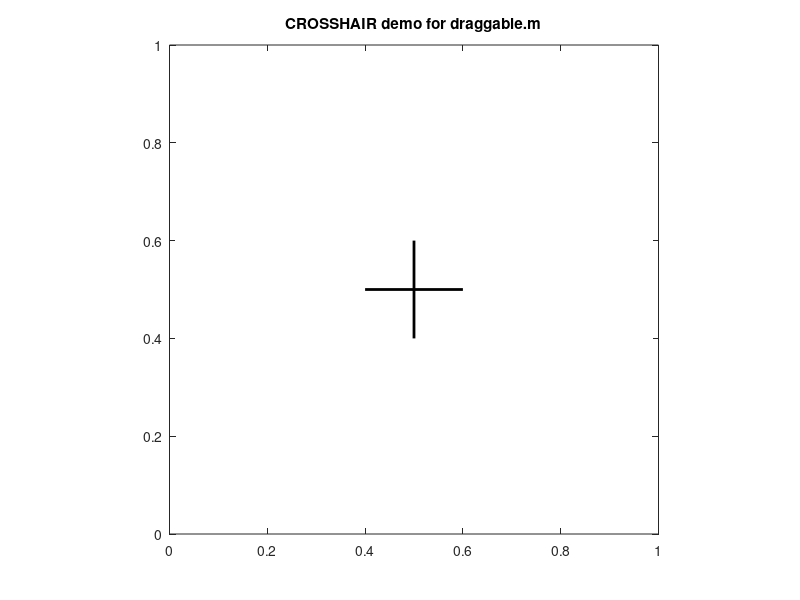

Source code (MATLAB): (Note: this script raises an error after producing the figure.)
function dragdemo(demotitle)

% DRAGDEMO
%   This function is a demo for the draggable.m function and should be
%   distributed along with it. It basically presents some of draggable.m's
%   features: users of draggable.m are invited to read dragdemo's source.
%
%   >> dragdemo(demotitle);
%
%   runs the demo which title is contained in the string demotitle.
%   Available demos are:
%
%   'crosshair'     A draggable crosshair is drawn; its movements are
%                   limited so that its center never leaves the axes. This
%                   is the default demo.
%
%   'dragtest'      Some graphical objects (such as rectangles, lines,
%                   patches and plots) are drawn, following various
%                   constraints. For more details, please read the comments
%                   in the source code.
%
%   'snapgrid'      An example on how to use draggable's "motionfcn"
%                   argument so that a draggable object snaps to a grid.
%
%   'polymove'      A polygon with draggable vertices is drawn;
%                   draggable's "motionfcn" argument is used to redraw the
%                   polygon each time a vertex is moved.
%
%   'sliders'       A set of vertical sliders are created; a single call
%                   to draggable is used for all sliders since they share
%                   the same parameters. A "motionfcn" argument is used to
%                   update the displayed slider values.
%
%   'group'         Four circles are drawn; draggable's "motionfcn" 
%                   argument is used to make them all move as a group 
%                   instead of individually.

% (C) Copyright 2004-2020
% François Bouffard
% fbouffard@gmail.com

if nargin == 0
    demotitle = 'crosshair';
end

switch lower(demotitle)
    
    case 'crosshair'
        
        % CROSSHAIR demo
        %   We first build the cross, using plot() with a NaN y-element so
        %   that it is non-continuous. The cross spans 0.2 units:
        
        figure;
        p = plot([0.5 0.5 0.4 0.4 0.6],[0.4 0.6 NaN 0.5 0.5]);
        
        %   Some cosmetic adjustments, and adjusting the axes limits:
        
        set(p,'Color','k','LineWidth',2);
        axis equal;
        set(gca,'DataAspectRatio',[1 1 1],'Xlim',[0 1],'YLim',[0 1]);
        title('CROSSHAIR demo for draggable.m');
        
        %   Call to draggable(), using no movement constraint and limits
        %   corresponding to the axes limits, plus half the size of the
        %   cross, so that its center always stays in the axes:
        
        draggable(p,'n',[-0.1 1.1 -0.1 1.1]); 
        
    case 'dragtest'
        
        % DRAGTEST demo
        %   This demo is used in draggable's development to test some of
        %   its features. Users interested in modifying draggable.m should
        %   ensure that it works with this demo in order to verify backward
        %   compatibility.
          
        %   Figure creation; we set up an initial WindowButtonDownFcn in
        %   order to test proper figure properties recovery after the
        %   object is dragged:
        
        f = figure;
        set(f,'WindowButtonDownFcn','disp(''Window Click!'')');
        axis equal; box on;
        set(gca,'DataAspectRatio',[1 1 1],'XLim',[0.3 1],'YLim',[0 1]);
        title('DRAGTEST demo for draggable.m');
        
        %   Drawing various test case objects...
        
        hold on;
        
        %   The Green Rectangle tests default behavior:
        
        greenrect = rectangle('Position',[0.7 0.1 0.1 0.2]);
        set(greenrect,'FaceColor','g');
        draggable(greenrect);
        
        %   The Red Square will demonstrates 'off' mode and object
        %   properties recovery afterwards, so that the 'beep' function is
        %   assigned as its ButtonDownFcn.
        
        redsquare = rectangle('Position',[0.5 0.6 0.1 0.1]);
        set(redsquare,'FaceColor','r','ButtonDownFcn','beep');
        draggable(redsquare);
        draggable(redsquare,'off');
        
        %   The Blue Rectangle will demonstrate a case in which the
        %   'painters' renderer is used, and in which the object cannot be
        %   dragged past the axis limits on the right, left and bottom.
        %   However, the object can be dragged past the axis limit on top;
        %   furthermore, the object starts off-limits to the left, so that
        %   it can be dragged inside the limits, but cannot be dragged back
        %   off-limits afterwards.
        
        bluerect = rectangle('Position',[0.2 0.4 0.2 0.2]); 
        set(bluerect,'FaceColor','b');
        draggable(bluerect,'none',[0.3 1 0 inf]);
        
        %   The Magenta Line will demonstrates a line object being dragged
        %   with horizontal movement constraint with default parameters.
        
        magline = line([0.7 0.9],[0.7 0.9]);
        set(magline,'Color','m','LineWidth',2);
        draggable(magline,'h');
        
        %   The Cyan Cross will demonstrates a plot object being dragged,
        %   its center always forced to be in the axes (as in the
        %   'crosshair' demo).
        
        cyancross = plot([0.7 0.7 0.6 0.6 0.8],[0.4 0.6 NaN 0.5 0.5]); 
        set(cyancross,'Color','c','LineWidth',2);
        draggable(cyancross,'n',[0.2 1.1 -0.1 1.1]); 
        
        %   The Yellow Triangle demonstrates a patch object being dragged
        %   with vertical movement constraint and the opengl renderer.
        
        yellowtri = patch([0.4 0.6 0.6],[0.1 0.1 0.2],'y');
        draggable(yellowtri,'v',[0.1 0.7]);
        
        %   The Gray Text demonstrate diagonal constraint operating on
        %   text objects. We test a negative, gentle slope crossing the
        %   horizontal range limits and a positive, large slope crossing
        %   the vertical range limits but in which the object will be 
        %   nonetheless stopped by the leftmost limit.
        
        gray = [0.5 0.5 0.5];
        
        % first text position parameters
        x1 = 0.4; y1 = 0.9; m1 = -1/3;
        b1 = y1 - m1*x1;
       
        % second text position parameters
        x2 = 0.7; y2 = 0.35; m2 = 3;
        b2 = y2 - m2*x2;
        
        % guide lines
        plot(xlim,m1*xlim+b1,'LineStyle','--','Color',gray);
        plot(xlim,m2*xlim+b2,'LineStyle','--','Color',gray);
        
        % text objects
        graytext1 = text(x1,y1,'This is a test');
        graytext2 = text(x2,y2,'Another test');
        set([graytext1 graytext2],'Color',gray,'EdgeColor',gray, ...
                                  'BackgroundColor','w','LineStyle',':')
        draggable(graytext1,'d',m1);
        draggable(graytext2,'d',m2);
               
    case 'snapgrid'
        
        % SNAPGRID demo
        %   The 'motionfcn' argument of draggable.m is used here to set up
        %   a grid on which the object movement is constrained.
        %
        %   Furthermore, we use 'motionfcn' to display a "fleur" figure
        %   pointer while the object moves, and the figure's
        %   WindowButtonMotionFcn to display a standard "arrow" figure
        %   pointer while the mouse moves but the object is not dragged.
        
        %   First we set up the figure and axes. 
        
        f = figure;
        set(f,'WindowButtonMotionFcn','set(gcf,''Pointer'',''arrow'')');
        axis equal; box on;
        set(gca,'DataAspectRatio',[1 1 1],'XLim',[0 10],'YLim',[0 10],...
            'XTick',0:10,'YTick',0:10);
        grid on;
        title('SNAPGRID demo for draggable.m');
        
        %   Now we create a cross which will snap on a grid with 1-unit
        %   spacing. This is done by giving the handle to the move_cross
        %   function (see below) as the 'movefcn' argument of draggable.m.
        
        hold on;
        cross = plot([5 5 4.5 4.5 5.5],[4.5 5.5 NaN 5 5]); 
        set(cross,'Color','r','LineWidth',3);
        draggable(cross,'n',[-0.5 10.5 -0.5 10.5],@move_cross);

    case 'polymove'

        % POLYMOVE demo
        %   The 'motionfcn' argument of draggable.m is used here to
        %   redraw the polygon each time one of its vertex is moved.

        %   Setting up the figure and axes.

        figure;
        axis equal; box on;
        set(gca,'DataAspectRatio',[1 1 1],'Xlim',[-2 2],'YLim',[-2 2]);
        title('POLYMOVE demo for draggable.m')

        % Creating the polygon vertices

        hold on;
        v1 = plot(-1,0);
        v2 = plot(0,-1);
        v3 = plot(1,0);
        v4 = plot(0,1);
        vv = [v1 v2 v3 v4];
        % For visible vertices:
        set(vv,'Marker','o','MarkerSize',10,'MarkerFaceColor','b');
        % For invisible vertices:
        %set(vv,'Marker','o','MarkerSize',10,'MarkerFaceColor','none', ...
        %       'MarkerEdgeColor','none');

        % Saving the vertex vector as application data
        % in the current axes (along with empty element p which will
        % later hold the handle to the polygon itself)

        setappdata(gca,'vv',vv);
        setappdata(gca,'p',[]);

        % Calling draggable on each of the vertices, passing as an
        % argument the handle to the redraw_poly fucntion (see below)

        draggable(v1,@redraw_poly);
        draggable(v2,@redraw_poly);
        draggable(v3,@redraw_poly);
        draggable(v4,@redraw_poly);

        % Finally we draw the polygon itself using the redraw_poly
        % function, which can be found below

        redraw_poly;
        
    case 'sliders'
        
        % SLIDERS demo
        %   Creates five sliders that share the same draggable parameters,
        %   and which are enable using only one draggable call. Slider
        %   values are displayed and updated in real time.
        
        % Figure layout
        figure;
        axis equal; box on;
        set(gca,'DataAspectRatio',[1 1 1], ...
                'Xlim',[0 6],'Ylim',[-0.25 1.5], ...
                'XTick',1:5,'YTick',[]);
        title('SLIDERS demo for draggable.m')
        hold on;
        
        % Creating the objects
        w = 0.6; h = 0.1;
        sliders = zeros(5);
        values = zeros(5);
        for x = 1:5
            plot([x x],[0 1],':k');
            values(x) = text(x,1.2,'','HorizontalAlignment','center');
            sliders(x) = rectangle('Position',[x-w/2,0.5-h/2,w,h], ...
                                   'Curvature',[0.05 0.05], ...
                                   'EdgeColor',[0 0 0.7], ...
                                   'FaceColor',[0 0 0.9]);
            % Storing the handle to the value text object for each slider
            setappdata(sliders(x),'value_handle',values(x));
            % This will be also used as the motionfcn argument. See
            % the function definition later in the file.
            update_value(sliders(x));
        end

        % Calling draggable on handle vector sliders with a vertical 
        % constraint. We must take into account the height of the sliders
        % when setting range limits. We use update_value as the 'motionfcn'
        % argument, and add an 'endfcn' argument which makes the slider
        % and slider value blink when the user stops dragging.
        draggable(sliders,'v',[0-h/2 1+h/2],  ...
                  @update_value,'endfcn',@blink_value);

    case 'group'
        
        % GROUP demo
        %   Creates a group of three objects that are all moved when one of
        %   them is dragged.
        
        figure;
        axis equal; box on;
        set(gca,'DataAspectRatio',[1 1 1],'Xlim',[-2 2],'YLim',[-2 2]);
        title('GROUP demo for draggable.m')

        % Creating the polygon vertices

        hold on;
        v1 = plot(-1,0);
        v2 = plot(0,-1);
        v3 = plot(1,0);
        v4 = plot(0,1);
        vv = [v1 v2 v3 v4];
        set(vv,'Marker','o','MarkerSize',10,'MarkerFaceColor','b');
        
        % Saving the handles of every vertices in all vertices, along
        % with their initial position, and its index
        for k = 1:length(vv)
            setappdata(vv(k),'group',vv);
            setappdata(vv(k),'init',[-1 0; 0 -1; 1 0; 0 1]);
            setappdata(vv(k),'index',k);
        end
        
        % Calling draggable with the move_group motionfcn.
        draggable(vv,@move_group);
        
    otherwise
        
        disp(['Demo ''' demotitle ''' is not available.']);
        
end

% -----------------------------------------------------------------------
% Function MOVE_CROSS
%   This function is passed as the 'motionfcn' argument to draggable.m in
%   the SNAPGRID demo. It recieves the handle to the object being dragged
%   as its only argument.

function move_cross(h)

% We first set up the figure pointer to "fleur"

set(gcf,'Pointer','fleur');

% Then we retrieve the current cross position

cross_xdata = get(h,'XData');
cross_ydata = get(h,'YData');
cross_center = [cross_xdata(1) cross_ydata(5)];

% Computing the new position of the cross

new_position = round(cross_center);

% Updating the cross' XData and YData properties

delta = new_position - cross_center;
set(h,'XData',cross_xdata+delta(1),'YData',cross_ydata+delta(2));

% -----------------------------------------------------------------------
% Function REDRAW_POLY
%   This function is passed as the 'motionfcn' argument to draggable.m in
%   the POLYMOVE demo. It recieves the handle to the object being dragged
%   as its only argument, but it is not actually used in this function.

function redraw_poly(h)

% Deleting the previous polygon

delete(getappdata(gca,'p'));

% Retrieving the vertex vector and corresponding xdata and ydata

vv = getappdata(gca,'vv');
xdata = cell2mat(get(vv,'xdata'));
ydata = cell2mat(get(vv,'ydata'));

% Plotting the new polygon and saving its handle as application data

p = plot([xdata' xdata(1)],[ydata' ydata(1)]);
setappdata(gca,'p',p);

% Putting the vertices on top of the polygon so that they are easier
% to drag (or else, the polygone line get in the way)

set(gca,'Children',[vv p]);

% -----------------------------------------------------------------------
% Function UPDATE_VALUE
%   This function is passed as the 'motionfcn' argument to draggable.m in
%   the SLIDERS demo. It recieves the handle to the slider being dragged
%   as its only argument and uses that to retrieve the handle to a text
%   object which was stored with the slider object.

function update_value(slider)

value_handle = getappdata(slider,'value_handle');
slider_position = get(slider,'Position');
value = slider_position(2) + slider_position(4)/2;
set(value_handle,'String',sprintf('%0.2f',value));

% -----------------------------------------------------------------------
% Function BLINK_VALUE
%   This makes the displayed value blink; just to show usage of the
%   'endfcn' argument.

function blink_value(slider)

value_handle = getappdata(slider,'value_handle');
initedgecolor = get(slider,'EdgeColor');
initfacecolor = get(slider,'FaceColor');
set(value_handle,'FontWeight','bold');
set(slider,'EdgeColor',[0 0 0.8],'FaceColor',[0 0 0.5]);
pause(0.2)
set(value_handle,'FontWeight','normal');
set(slider,'EdgeColor',initedgecolor,'FaceColor',initfacecolor);

% -----------------------------------------------------------------------
% Function MOVE_GROUP
%   This updates the position of every members of the group

function move_group(v)
vv = getappdata(v,'group');
init = getappdata(v,'init');
index = getappdata(v,'index');
initv = init(index,:);
newx = get(v,'XData');
newy = get(v,'YData');
delta = [newx newy] - initv;
for k = 1:size(init,1)
    set(vv(k),'XData',init(k,1)+delta(1));
    set(vv(k),'YData',init(k,2)+delta(2));
end

% -----------------------------------------------------------------------
% Function SET_LIMS
%   Readjusts the plot limits on the fly

function set_lims(h)
cross_xdata = get(h,'XData');
cross_ydata = get(h,'YData');
x = cross_xdata(1);
y = cross_ydata(5);
% current limits
cx = xlim;
cy = ylim;
dx = cx(2)-cx(1);
dy = cy(2)-cy(1);
% trigger
cross_size = max(cross_xdata) - min(cross_xdata);
prox_trigger = 0.75*cross_size;
flo = 0.1;
fhi = 1-flo;
if cx(2)-x < prox_trigger
    % close to the right border
    xlim([x-fhi*dx x+flo*dx]);
end
if x-cx(1) < prox_trigger
    % close to the left border
    xlim([x-flo*dx x+fhi*dx]);
end
if cy(2)-y < prox_trigger
    % close to top border
    ylim([y-fhi*dy y+flo*dy]);
end
if y-cy(1) < prox_trigger
    % close to bottom border
    ylim([y-flo*dy y+fhi*dy]);
end

